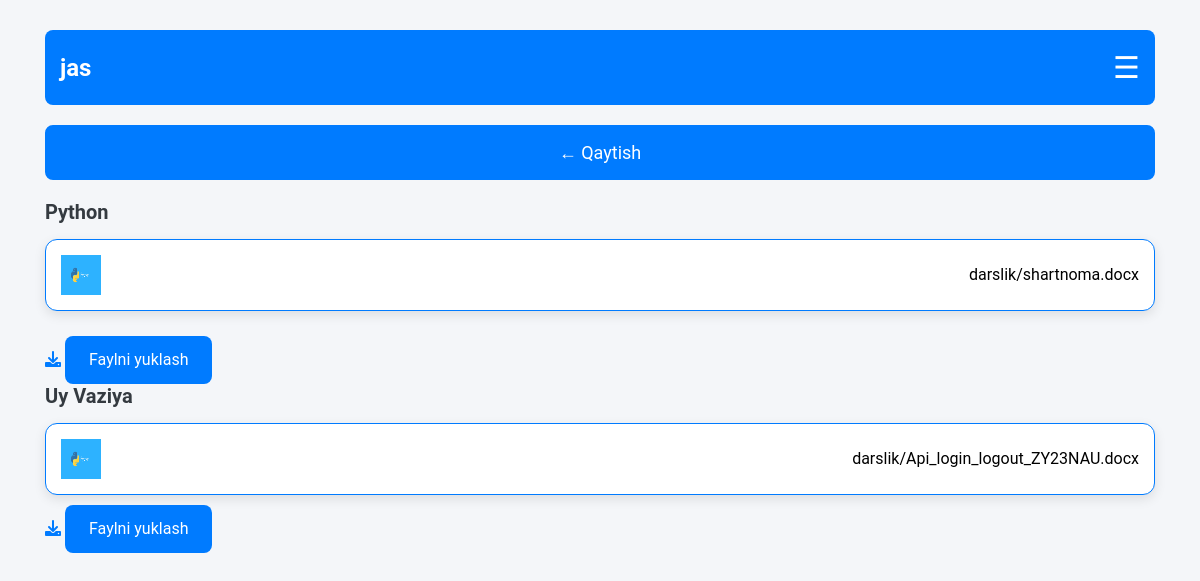
/oquvchi/topshiriq/5 (signed in), run on the app's committed database.
### oquvchi/models.py (models this page shows, shortened)
class Kurs(models.Model):
    name = models.CharField(max_length=20)
    fayl = models.FileField(upload_to='darslik/', null=True, blank=True)
    fayl_uy = models.FileField(upload_to='darslik/', null=True, blank=True)
    yonalish = models.ForeignKey('Yonalish', on_delete=models.CASCADE)

class Yonalish(models.Model):
    name = models.CharField(max_length=100)
    rasm = models.ImageField(upload_to='rasm/',null=True, blank=True)

### oquvchi/views.py (the view)
# urls.py: path('topshiriq/<int:id>', topshiriq, name='topshiriq'),
def topshiriq(request, id):
    topshiriq1 = get_object_or_404(Kurs, id=id)
    users = request.user
    try:
        profile_info = Profile.objects.get(user=users)
    except Profile.DoesNotExist:
        profile_info = None  # Yoki default qiymatlarni qo'llashingiz mumkin
    context = {
        'topshiriq': topshiriq1,
        'profile_info': profile_info,
    }
    return render(request, 'topshiriq.html', context=context)

### templates/topshiriq.html (shortened to what this page needs)
<!DOCTYPE html>
<html lang="en">
<head>
    <link href="https://stackpath.bootstrapcdn.com/bootstrap/4.5.2/css/bootstrap.min.css" rel="stylesheet">
    <link href="https://cdnjs.cloudflare.com/ajax/libs/font-awesome/6.0.0-beta3/css/all.min.css" rel="stylesheet">
</head>
<body>
    <div class="container">
        <div class="header">
            <div class="username">{{request.user}}</div>
            <div class="menu" id="menu">☰</div>
        </div>
        <a href="{% url 'asosiy' %}" class="back-btn">← Qaytish</a>
        <div class="content">
            <div class="lesson">
                <h5>{{topshiriq.yonalish.name}}</h5>
                <div class="lesson-grid">
                    <div class="lesson-item">
                        <img src="{{topshiriq.yonalish.rasm.url}}" alt="Lesson Image">
                        <span>{{topshiriq.fayl}}</span>
                    </div>
                    <div class="upload-btn-wrapper">
                        <a class="card-link" href="{{topshiriq.fayl.url}}">
                            <i class="fas fa-download"></i>
                            <button>Faylni yuklash</button>
                        </a>
                    </div>
                </div>
            </div>
            <div class="final-task">
                <h5>Uy Vaziya</h5>
                <div class="final-task-item">
                    <img src="{{topshiriq.yonalish.rasm.url}}" alt="Task Image">
                    <span>{{topshiriq.fayl_uy}}</span>
                </div>
                <div class="upload-btn-wrapper">
                    <a class="card-link" href="{{topshiriq.fayl_uy.url}}">
                        <i class="fas fa-download"></i>
                        <button>Faylni yuklash</button>
                    </a>
                </div>
            </div>
        </div>
    </div>
</body>
</html>

### templates/topshiriq.html (style rules this page uses)
body { font-family: 'Roboto', sans-serif; background-color: #f4f6f9; }
.container { margin-top: 30px; }
.header { display: flex; align-items: center; margin-bottom: 20px; background: #007bff; color: #fff; padding: 15px; border-radius: 8px; }
.username { font-size: 24px; font-weight: bold; }
.menu { font-size: 30px; cursor: pointer; margin-left: auto; }
.back-btn { display: inline-block; font-size: 18px; color: #fff; background-color: #007bff; padding: 12px 24px; border-radius: 8px; text-decoration: none; transition: background-color 0.3s ease; margin-bottom: 20px; border: 2px solid #007bff; text-align: center; width: 100%; }
.content { margin-bottom: 20px; }
h5 { margin-bottom: 15px; font-weight: bold; color: #343a40; }
.lesson-grid, .additional-resources-grid, .final-task-grid { display: grid; grid-template-columns: 1fr; gap: 15px; }
.lesson-item, .additional-item, .final-task-item { padding: 15px; background-color: #fff; color: #000; border: 1px solid #007bff; border-radius: 12px; display: flex; align-items: center; justify-content: space-between; transition: transform 0.3s ease, box-shadow 0.3s ease; box-shadow: 0 4px 12px rgba(0, 0, 0, 0.1); }
.lesson-item img, .additional-item img, .final-task-item img { width: 40px; height: 40px; margin-right: 15px; }
.upload-btn-wrapper { display: flex; flex-direction: column; align-items: flex-start; margin-top: 10px; }
.upload-btn-wrapper button { background-color: #007bff; color: white; border: none; padding: 12px 24px; border-radius: 8px; cursor: pointer; transition: background-color 0.3s ease; font-size: 16px; }
.card-link { text-decoration: none; color: #007bff; }

### data on the page
Kurs: yonalish.name "Python", yonalish.rasm (picture), fayl "darslik/shartnoma.docx", fayl_uy "darslik/Api_login_logout_ZY23NAU.docx"

### other printed values
{{ request.user }} "jas"
